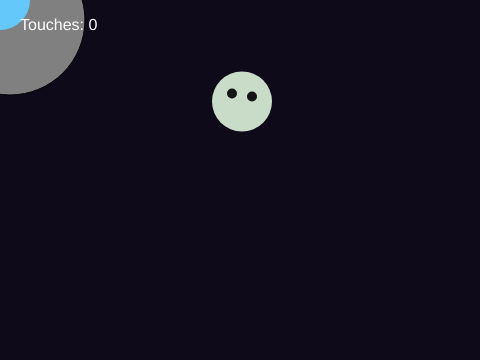
Frame 1 (no input)
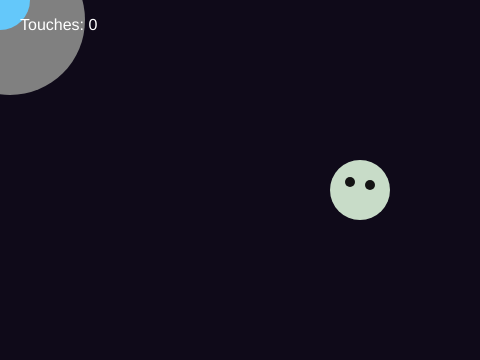
Frame 60 (no input)
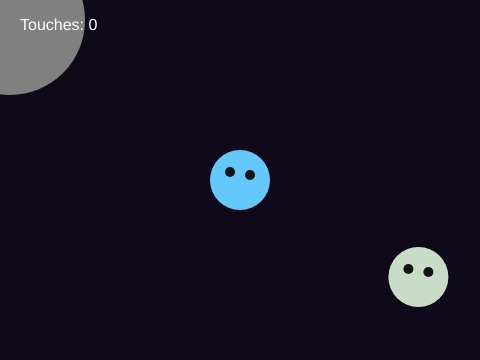
Frame 120 (the mouse pressed at the canvas centre since frame 60)

The p5.js sketch that drew these frames (run headless with seeded random() and noise() and a simulated clock; from frame 60 on, the mouse is pressed at the canvas centre):

// p5.js sketch
// ── sketch.js
let ghost;
let player;
let touchCount = 0;
let cooldown = 0; 
let ghostspeed = 2;

function setup() {
  createCanvas(480, 360);
  ghost = { x: 240, y: 100, vx: 2, vy: 1.5 };
  player = { x: 240, y: 180 };
}

function draw() {
  background(15, 10, 25);
  moon();

  ghost.x += ghost.vx;
  ghost.y += ghost.vy;
  

  if (ghost.x < 30 || ghost.x > width - 30) {
    ghost.vx *= -1.2;
    ghost.vy = random(3,-3)
  }
  if (ghost.y < 30 || ghost.y > height - 30) {
    ghost.vy *= -1.2;
    ghost.vy = random(-3,3)
  }

  drawGhost(ghost.x, ghost.y);
  
  player.x = mouseX;
  player.y = mouseY;
  drawPlayer(player.x, player.y);

  if (cooldown > 0) cooldown--;
  
  let d = dist(player.x, player.y, ghost.x, ghost.y);
  if (d < 60 && cooldown === 0) {
    touchCount++;
    cooldown = 45; 
  }

  fill(255);
  textSize(16);
  text("Touches: " + touchCount, 20, 30);

  if (touchCount >= 3) {
    fill(255, 50, 50);
    textSize(36);
    textAlign(CENTER, CENTER);
    text("GAME OVER", width / 2, height / 2);
    noLoop(); 
  }
}

function moon() {
  fill(128, 128, 128);
  ellipse(10, 20, 150, 150);
}

function drawGhost(x, y) {
  noStroke();
  fill(200, 220, 200);
  ellipse(x, y, 60, 60);
  fill(20);
  ellipse(x - 10, y - 8, 10);
  ellipse(x + 10, y - 5, 10);
}

function drawPlayer(x, y) {
  noStroke();
  fill(100, 200, 250);
  ellipse(x, y, 60, 60);
  fill(20);
  ellipse(x - 10, y - 8, 10);
  ellipse(x + 10, y - 5, 10);
}
